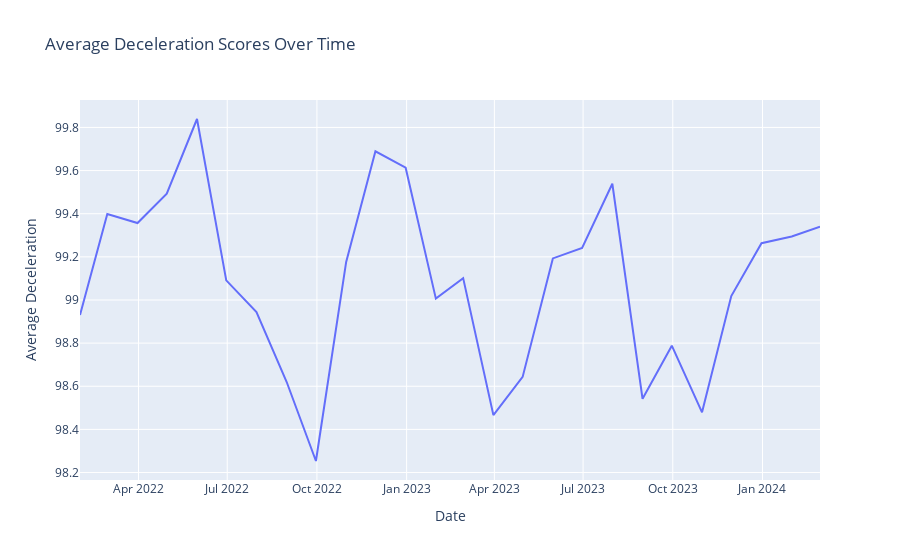

The notebook cell this image was saved under:
### Code cell
import plotly.express as px
import pandas as pd

# First, we need to calculate the average acceleration scores for each date
df_avg = df.groupby('Date', as_index=False)['Deceleration'].mean()

# Then plot the average acceleration scores against date
fig = px.line(df_avg, x='Date', y='Deceleration', title='Average Deceleration Scores Over Time')
fig.update_layout(xaxis_title='Date', yaxis_title='Average Deceleration')
fig.show()

### Figure 1 — Plotly figure (JSON) as saved in the notebook; plotly's stock layout.template omitted (floating-point values rounded to 4 significant figures)
{"data": [{"hovertemplate": "Date=%{x}<br>Deceleration=%{y}<extra></extra>", "legendgroup": "", "line": {"color": "#636efa", "dash": "solid"}, "marker": {"symbol": "circle"}, "mode": "lines", "name": "", "orientation": "v", "showlegend": false, "type": "scatter", "x": ["2022-01-31T00:00:00", "2022-02-28T00:00:00", "2022-03-31T00:00:00", "2022-04-30T00:00:00", "2022-05-31T00:00:00", "2022-06-30T00:00:00", "2022-07-31T00:00:00", "2022-08-31T00:00:00", "2022-09-30T00:00:00", "2022-10-31T00:00:00", "2022-11-30T00:00:00", "2022-12-31T00:00:00", "2023-01-31T00:00:00", "2023-02-28T00:00:00", "2023-03-31T00:00:00", "2023-04-30T00:00:00", "2023-05-31T00:00:00", "2023-06-30T00:00:00", "2023-07-31T00:00:00", "2023-08-31T00:00:00", "2023-09-30T00:00:00", "2023-10-31T00:00:00", "2023-11-30T00:00:00", "2023-12-31T00:00:00", "2024-01-31T00:00:00", "2024-02-29T00:00:00"], "xaxis": "x", "y": [98.93, 99.4, 99.36, 99.49, 99.84, 99.09, 98.94, 98.62, 98.25, 99.18, 99.69, 99.61, 99.01, 99.1, 98.47, 98.64, 99.19, 99.24, 99.54, 98.54, 98.79, 98.48, 99.02, 99.26, 99.29, 99.34], "yaxis": "y"}], "layout": {"legend": {"tracegroupgap": 0}, "title": {"text": "Average Deceleration Scores Over Time"}, "xaxis": {"anchor": "y", "domain": [0, 1], "title": {"text": "Date"}}, "yaxis": {"anchor": "x", "domain": [0, 1], "title": {"text": "Average Deceleration"}}}}
